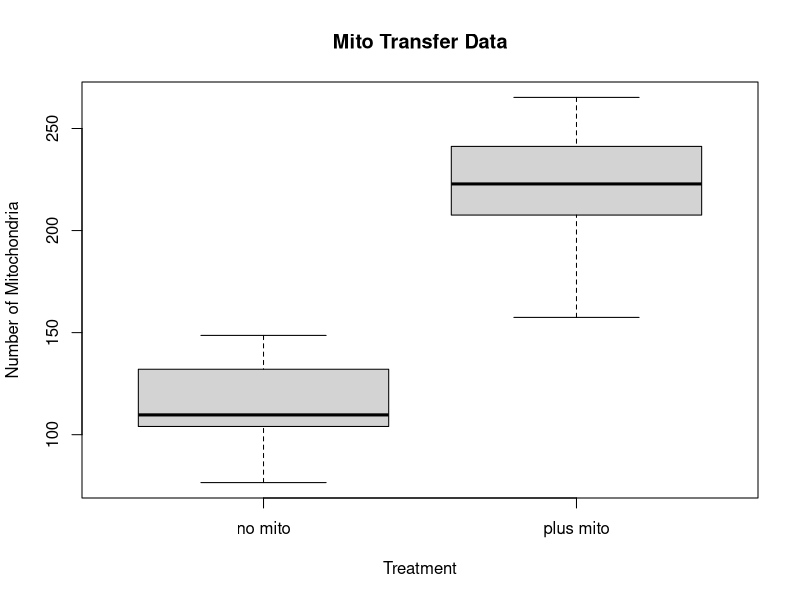

The R script that drew this image:
## ---- chunk 1
knitr::opts_chunk$set(echo = TRUE)
## ---- chunk 2
# make data
no_mito <- rnorm(6, mean=130, sd=17)
plus_mito <- rnorm(6, mean=230, sd=54)

# put data into a dataframe
Number_of_mitochondria <- c(no_mito,plus_mito)
Treatment_condition <- c(rep("no mito", length(no_mito)),rep("plus mito",length(plus_mito)))
mito_frame <- data.frame(Number_of_mitochondria, Treatment_condition)
print(mito_frame)
## ---- chunk 3
# find mean and standard deviation of no_mito
mean(mito_frame[1:length(no_mito),1])
sd(mito_frame[1:length(no_mito),1])
# find mean and standard deviation of plus_mito
mean(mito_frame[(length(no_mito)+1):(length(no_mito)+length(plus_mito)),1])
sd(mito_frame[(length(no_mito)+1):(length(no_mito)+length(plus_mito)),1])
## ---- chunk 4
# Perform a T-test
stat <- t.test(Number_of_mitochondria ~ Treatment_condition, data = mito_frame)
print(stat$p.value)

#Make a boxplot
boxplot(Number_of_mitochondria~Treatment_condition,data=mito_frame, main="Mito Transfer Data",
        xlab="Treatment", ylab="Number of Mitochondria")
## ---- chunk 5
replicates <- 3:6

for (i in replicates){
  no_mito <- rnorm(i, mean=130, sd=17)
  plus_mito <- rnorm(i, mean=230, sd=54)
  Number_of_mitochondria <- c(no_mito,plus_mito)
  Treatment_condition <- c(rep("no mito", length(no_mito)),rep("plus mito",length(plus_mito)))
  mito_frame <- data.frame(Number_of_mitochondria, Treatment_condition)
  stat <- t.test(Number_of_mitochondria ~ Treatment_condition, data = mito_frame)
  cat("Replicates=",i,"P-value=")
  print(stat$p.value)
}
## ---- chunk 6
mean_dif <- seq(from=10, to=100, by=10)
for (i in mean_dif){
  no_mito <- rnorm(6, mean=130, sd=17)
  plus_mito <- rnorm(6, mean=(130+i), sd=54)
  Number_of_mitochondria <- c(no_mito,plus_mito)
  Treatment_condition <- c(rep("no mito", length(no_mito)),rep("plus mito",length(plus_mito)))
  mito_frame <- data.frame(Number_of_mitochondria, Treatment_condition)
  stat <- t.test(Number_of_mitochondria ~ Treatment_condition, data = mito_frame)
  cat("Mean Difference=",i,"P-value=")
  print(stat$p.value)
}
